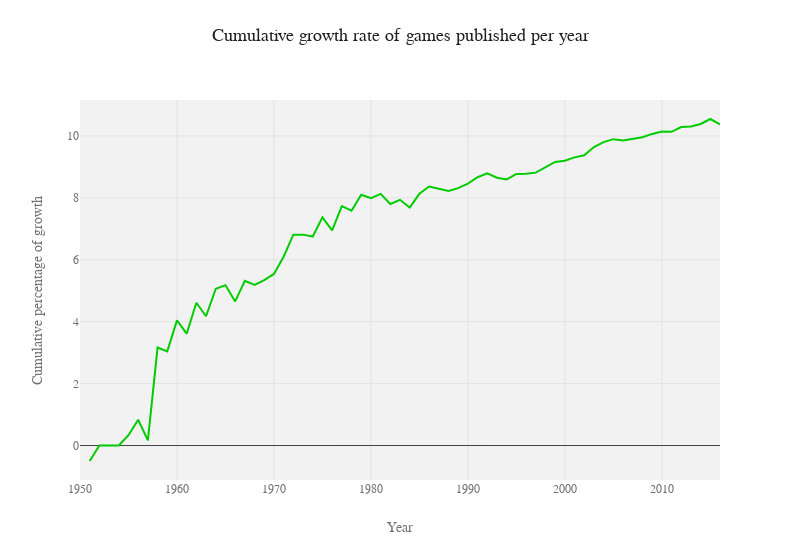

Here is the notebook cell this chart was saved with:
### Code cell
# Plotting the cumulative growth rate of games published per year

fig = px.line(df_games_year, x = 'year_published', y = df_games_year['pct_change'].cumsum(),
              title = 'Cumulative growth rate of games published per year')

fig.update_layout(title = {
        'y':0.95,
        'x':0.5,
        'xanchor': 'center'})

fig.update_layout(xaxis_title = 'Year',
                  yaxis_title = 'Cumulative percentage of growth',
                  showlegend = False, template = custom_template,
                  width = 800)

fig.data[0].line.color = 'rgb(0, 204, 0)'

fig.show()

### Figure 1 — Plotly figure (JSON) as saved in the notebook; plotly's stock layout.template omitted (floating-point values rounded to 4 significant figures)
{"data": [{"hovertemplate": "year_published=%{x}<br>y=%{y}<extra></extra>", "legendgroup": "", "line": {"color": "rgb(0, 204, 0)", "dash": "solid"}, "marker": {"symbol": "circle"}, "mode": "lines", "name": "", "orientation": "v", "showlegend": false, "type": "scatter", "x": [1950, 1951, 1952, 1953, 1954, 1955, 1956, 1957, 1958, 1959, 1960, 1961, 1962, 1963, 1964, 1965, 1966, 1967, 1968, 1969, 1970, 1971, 1972, 1973, 1974, 1975, 1976, 1977, 1978, 1979, 1980, 1981, 1982, 1983, 1984, 1985, 1986, 1987, 1988, 1989, 1990, 1991, 1992, 1993, 1994, 1995, 1996, 1997, 1998, 1999, 2000, 2001, 2002, 2003, 2004, 2005, 2006, 2007, 2008, 2009, 2010, 2011, 2012, 2013, 2014, 2015, 2016], "xaxis": "x", "y": [null, -0.5, 0, 0, 0, 0.3333, 0.8333, 0.1667, 3.167, 3.042, 4.042, 3.613, 4.613, 4.176, 5.064, 5.182, 4.656, 5.322, 5.189, 5.343, 5.543, 6.099, 6.813, 6.813, 6.75, 7.373, 6.948, 7.734, 7.587, 8.103, 7.989, 8.129, 7.802, 7.939, 7.685, 8.132, 8.366, 8.296, 8.221, 8.314, 8.463, 8.667, 8.79, 8.653, 8.597, 8.774, 8.781, 8.816, 9.001, 9.163, 9.203, 9.308, 9.377, 9.64, 9.801, 9.897, 9.855, 9.902, 9.96, 10.07, 10.14, 10.13, 10.29, 10.3, 10.39, 10.55, 10.38], "yaxis": "y"}], "layout": {"legend": {"tracegroupgap": 0}, "showlegend": false, "title": {"text": "Cumulative growth rate of games published per year", "x": 0.5, "xanchor": "center", "y": 0.95}, "width": 800, "xaxis": {"anchor": "y", "domain": [0, 1], "title": {"text": "Year"}}, "yaxis": {"anchor": "x", "domain": [0, 1], "title": {"text": "Cumulative percentage of growth"}}}}
